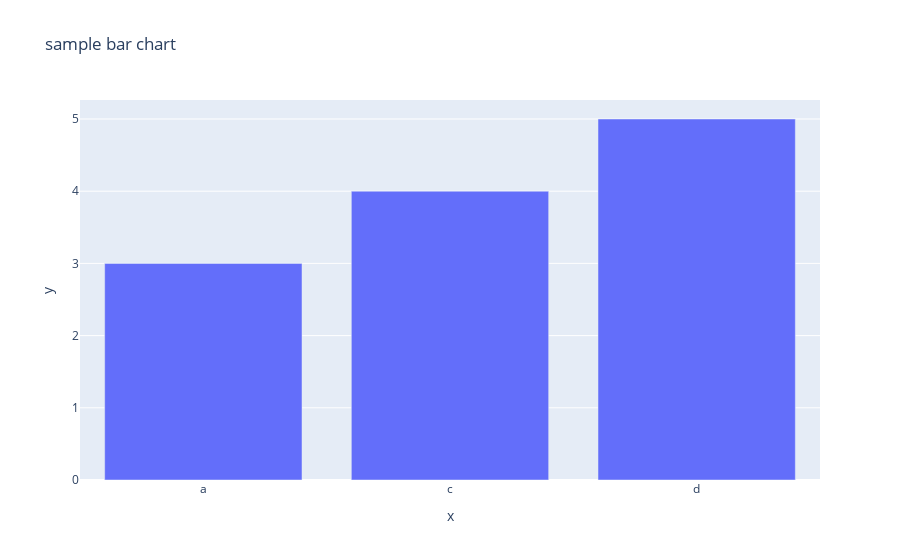

Notebook source saved alongside this figure:
### Code cell
fig.show()

### Figure 1 — Plotly figure (JSON) as saved in the notebook; plotly's stock layout.template omitted (floating-point values rounded to 4 significant figures)
{"data": [{"alignmentgroup": "True", "hovertemplate": "x=%{x}<br>y=%{y}<extra></extra>", "legendgroup": "", "marker": {"color": "#636efa", "pattern": {"shape": ""}}, "name": "", "offsetgroup": "", "orientation": "v", "showlegend": false, "textposition": "auto", "type": "bar", "x": ["a", "c", "d"], "xaxis": "x", "y": [3, 4, 5], "yaxis": "y"}], "layout": {"autosize": true, "barmode": "relative", "legend": {"tracegroupgap": 0}, "title": {"text": "sample bar chart"}, "xaxis": {"anchor": "y", "autorange": true, "domain": [0, 1], "range": [-0.5, 2.5], "title": {"text": "x"}, "type": "category"}, "yaxis": {"anchor": "x", "autorange": true, "domain": [0, 1], "range": [0, 5.263], "title": {"text": "y"}, "type": "linear"}}}
